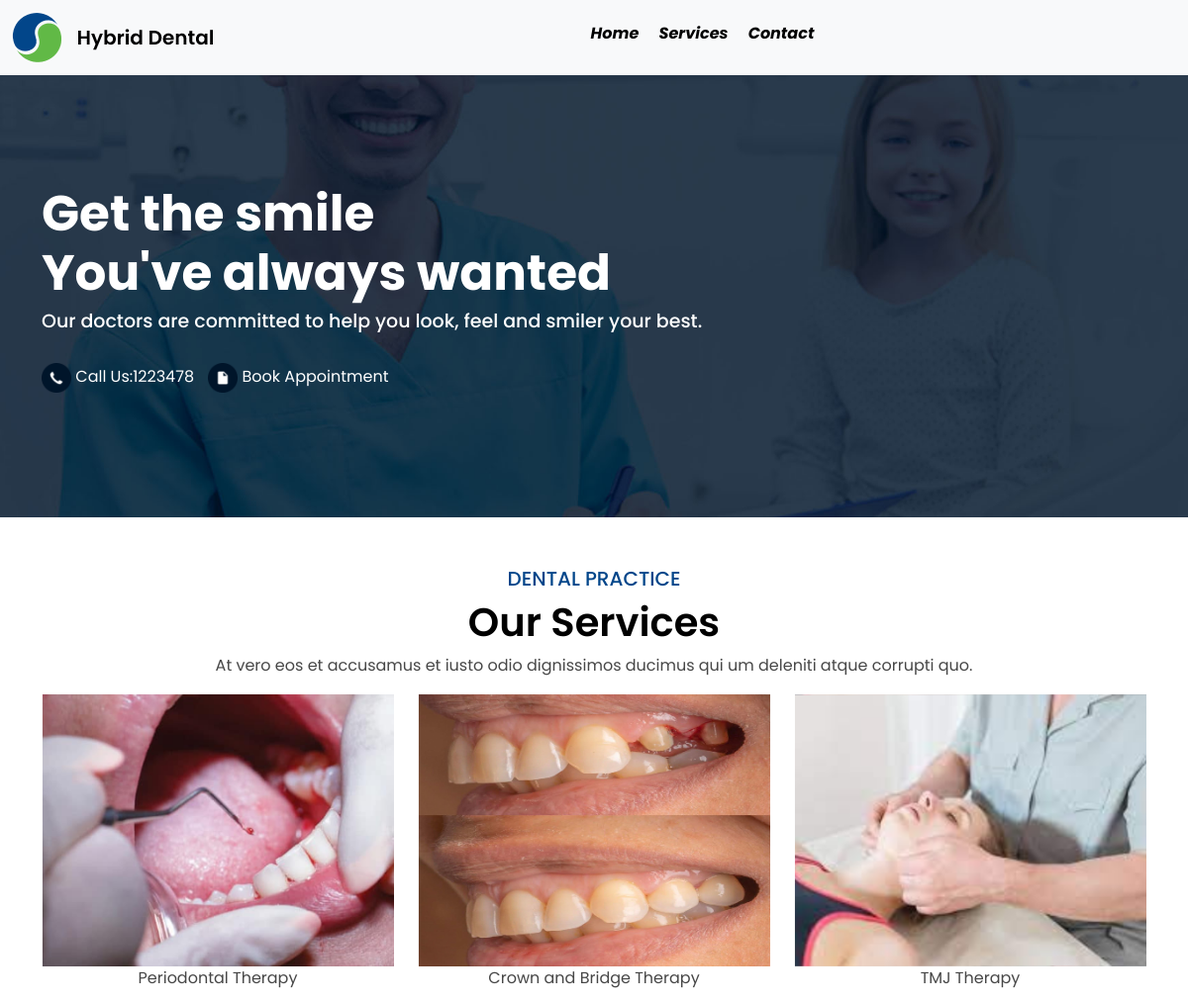
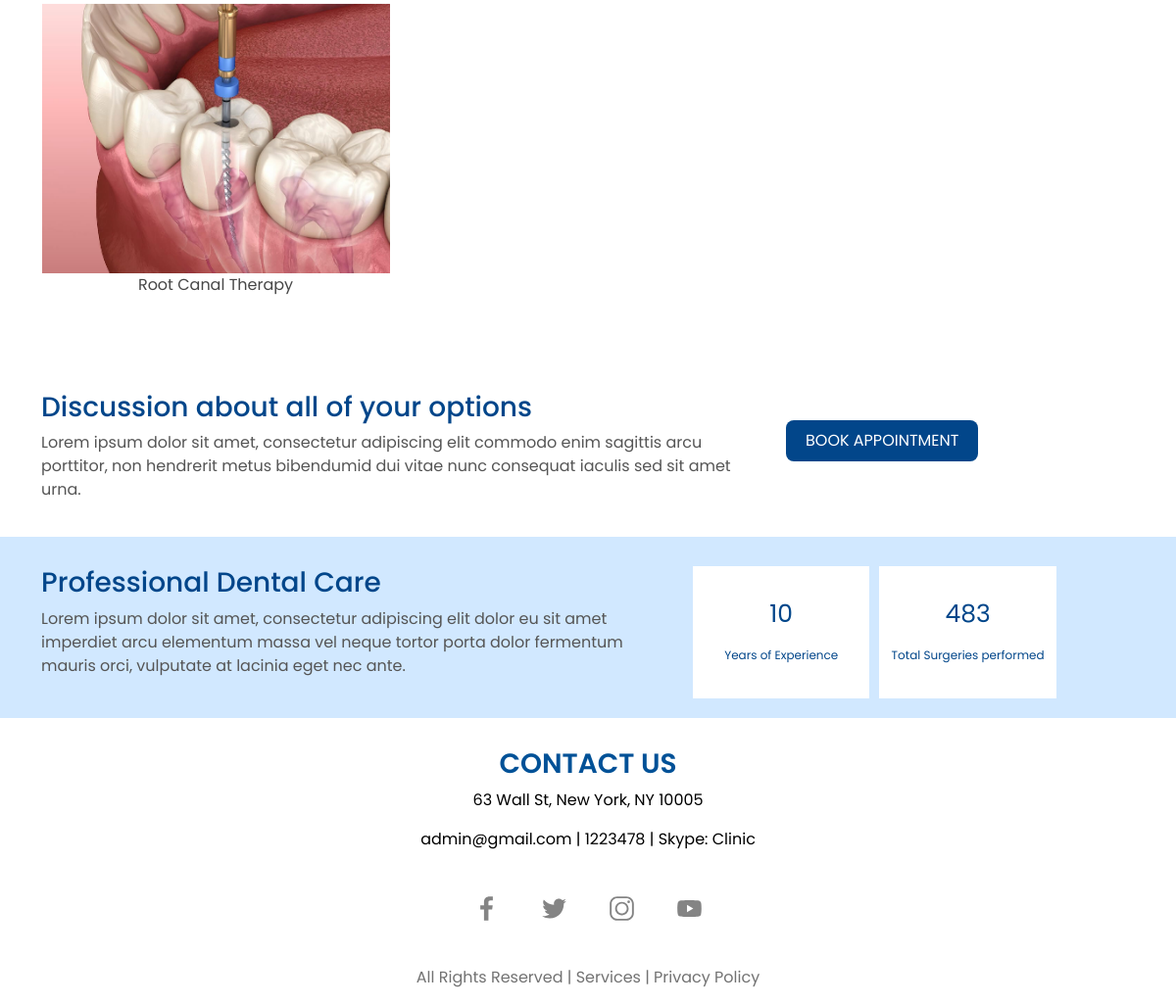
/services/, run on an earlier commit of the app's database (2 pictures, top to bottom).
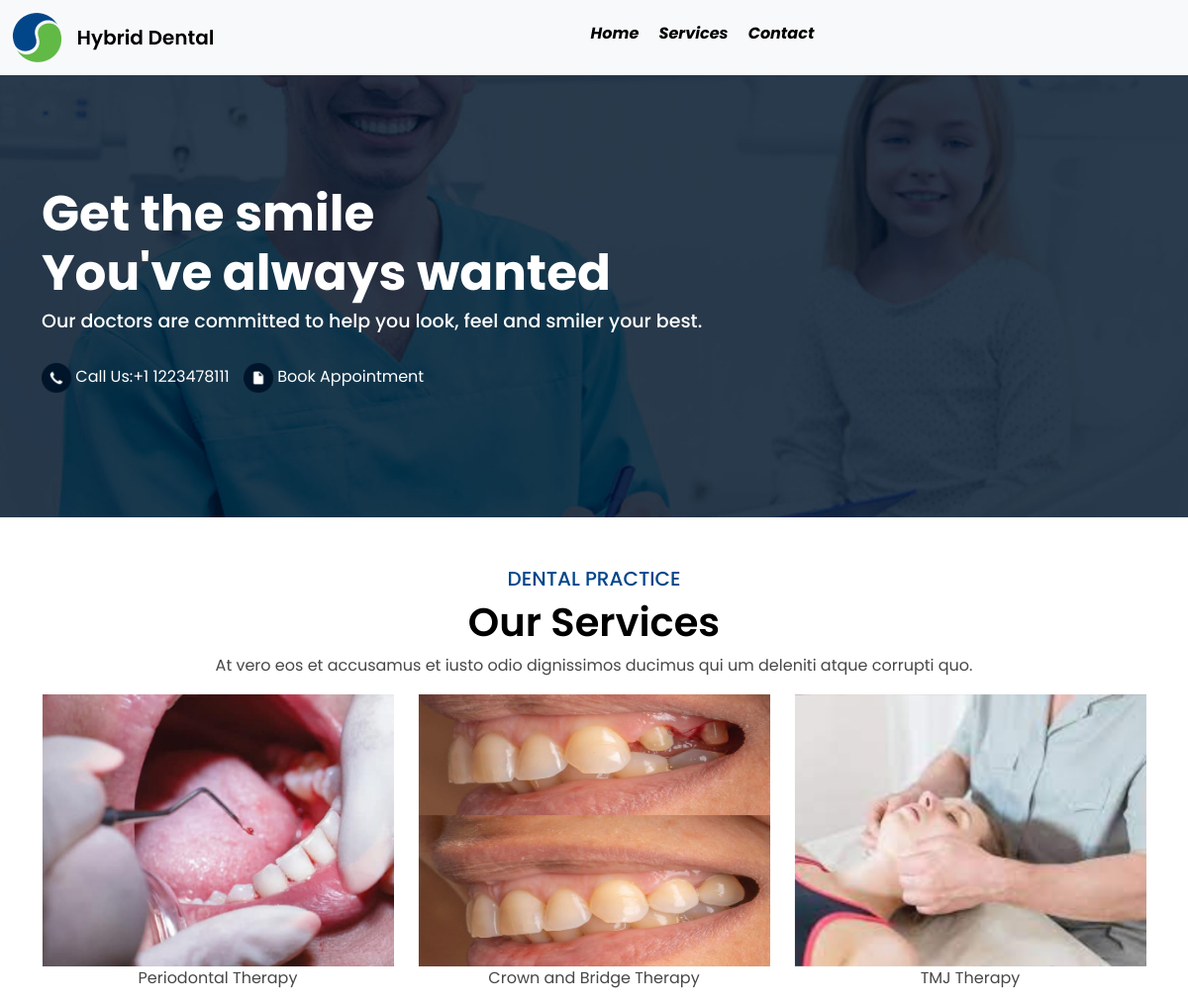
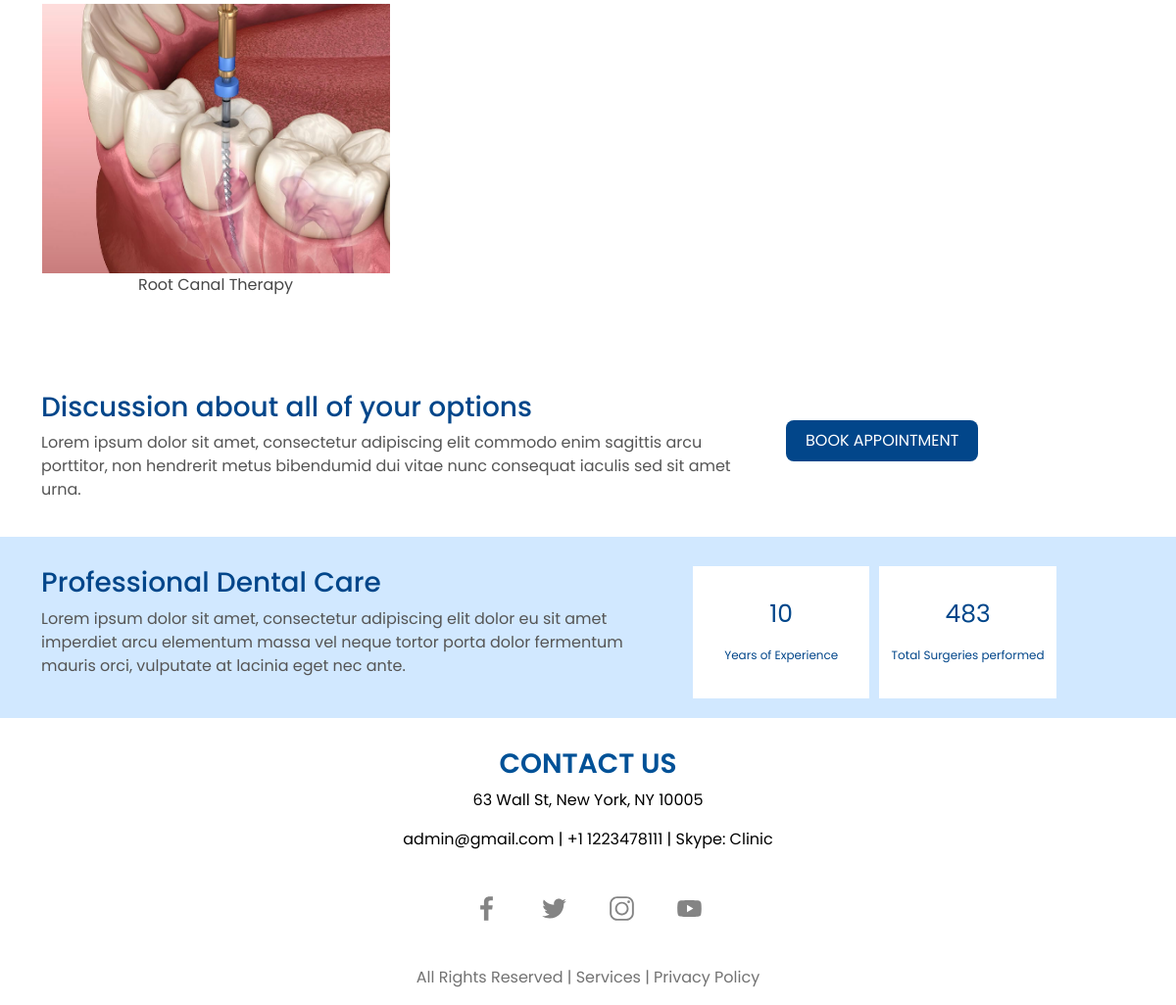
And on a later commit of the database (2 pictures, top to bottom).
### Website/models.py (models this page shows, shortened)
class ServiceDashboard(models.Model):
    quote = models.CharField(max_length=1000, null=True, blank=True)
    content = models.CharField(max_length=1000, null=True, blank=True)
    image = models.ImageField(upload_to='pictures', null=True, blank=True)

class ContactDetails(models.Model):
    clinic_name = models.CharField(max_length=200, null=True, blank=True)
    logo = models.ImageField(upload_to='pictures', null=True, blank=True)
    email = models.EmailField(null=True, blank=True)
    phone_number = models.CharField(max_length=13, null=True, blank=True)
    address = models.CharField(max_length=200, null=True, blank=True)
    instagram_link = models.CharField(max_length=200, null=True, blank=True)
    fb_link = models.CharField(max_length=200, null=True, blank=True)
    twitter_link = models.CharField(max_length=200, null=True, blank=True)
    youtube_link = models.CharField(max_length=200, null=True, blank=True)
    opening_time = models.TimeField(null=True, blank=True)
    closing_time = models.TimeField(null=True, blank=True)

class OurServices(models.Model):
    service_name = models.CharField(max_length=1000, null=True, blank=True)
    image = models.ImageField(upload_to='pictures', null=True, blank=True)

### Website/views.py (the view)
# urls.py: path("services/", Services.as_view(), name="services"),
class Services(View):
    def get(self, request, *args, **kwargs):
        content = dict()
        content['abc'] = ServiceDashboard.objects.last()
        content['all_services'] = OurServices.objects.all()
        content['contact_details'] = ContactDetails.objects.all().last()
        return render(request, "services.html", content)

### templates/services.html (shortened to what this page needs)
{% load static %}
<!doctype html>
<html lang="en">
<head>
    <link rel="stylesheet" href="{% static 'assets/css/bootstrap.min.css' %}">
    <link rel="stylesheet" href="{% static 'assets/css/custom.css' %}" />
    <link rel="stylesheet" href="{% static 'assets/css/responsive.css' %}" />
</head>
<body>
<nav class="navbar navbar-expand-lg navbar-light bg-light">
    <div class="container-fluid">
        <a class="navbar-brand" href="#">
            <img src="{% static 'assets/images/logo.png' %}" />
        </a>
        <div class="collapse navbar-collapse" id="navbarSupportedContent">
        <ul class="navbar-nav m-auto mb-2 mb-lg-0">
            <li class="nav-item">
            <a class="nav-link active" aria-current="page" href="{% url 'dashboard' %}"><h6><strong style="font-style: italic;">Home</strong></h6></a>
            </li>
            <li class="nav-item">
            <a class="nav-link" href="{% url 'services' %}"><h6><strong style="font-style: italic;">Services</strong></h6></a>
            </li>
            <li class="nav-item">
            <a class="nav-link" href="{% url 'contact' %}"><h6><strong style="font-style: italic;" >Contact</strong></h6></a>
            </li>
        </ul>
        </div>
    </div>
</nav>
<section class="main-banner-section services-banner" data-image="{{abc.image.url}}">
    <div class="container">
        <div class="row">
            <div class="col-lg-12">
                <div class="main-banner-content">
                    <h1>{{abc.quote|slice:"14"}} <br>{{abc.quote|slice:"14::"}}</h1>
                    <h4>{{abc.content}}</h4>
                    <ul>
                        <li><a href="#"><img src="{% static 'assets/images/phone.png' %}" /> Call Us:{{contact_details.phone_number}}</a></li>
                        <li><a href="{% url 'new-user' %}"><img src="{% static 'assets/images/book-appointment.PNG' %}" /> Book Appointment</a></li>
                    </ul>
                </div>
            </div>
        </div>
    </div>
</section>
<section class="services">
    <div class="container">
        <div class="row">
            <div class="col-md-12">
                <div class="services-content">
                    <h3>DENTAL PRACTICE</h3>
                    <h1>Our Services</h1>
                    <p>At vero eos et accusamus et iusto odio dignissimos ducimus qui um deleniti atque corrupti quo.</p>
                    <div class="filter-portfolio wow fadeIn animated" data-wow-duration="1s" data-wow-offset="50" data-wow-delay="1s">
                    <div class="mt-55 portfolio-filter">
                        <div class="mixitup-content" id="mixitupContent">
                            <div class="row">
                                {% for service in all_services %}
                                <div class="col-lg-4 col-md-4 col-sm-4">
                                 <div class="mix general-dentistry">
                                     <div class="portfolio-grid  no-padding">
                                        <div class="portfolio-item">
                                           <div class="portfolio-img">
                                              <a class="html5lightbox" href="{% static 'assets/images/periodontal.png' %}">
                                              <img src="{{service.image.url}}" alt="Periodontal">
                                              </a>
                                              <p>{{service.service_name}}</p>
                                           </div>
                                        </div>
                                     </div>
                                 </div>
                            </div>
                            {% endfor %}
                            </div>
                            </div>
                        </div>
            </div>
    </div>
                </div>
            </div>
        </div>
</section>
<section class="appointment-section">
    <div class="container">
        <div class="row">
            <div class="col-lg-8">
                <div class="appointment-content">
                    <h3>Discussion about all of your options</h3>
                    <p>Lorem ipsum dolor sit amet, consectetur adipiscing elit commodo enim sagittis arcu porttitor, non hendrerit metus bibendumid dui vitae nunc consequat iaculis sed sit amet urna.</p>
                </div>
            </div>
            <div class="col-lg-4">
                <div class="appointment-btn">
                    <a href="{% url 'new-user' %}">BOOK APPOINTMENT</a>
                </div>
            </div>
        </div>
    </div>
</section>
<section class="appointment-section potentail-section">
    <div class="container">
        <div class="row">
            <div class="col-lg-7">
                <div class="appointment-content">
                    <h3>Professional Dental Care</h3>
                    <p>Lorem ipsum dolor sit amet, consectetur adipiscing elit dolor eu sit amet imperdiet arcu elementum massa vel neque tortor porta dolor fermentum mauris orci, vulputate at lacinia eget nec ante.</p>
                </div>
            </div>
            <div class="col-lg-5">
                <div class="appointment-btn">
                    <ul>
                        <li>10 <br /> <span>Years of Experience</span></li>
                        <li>483 <br /> <span>Total Surgeries performed</span></li>
                    </ul>
                </div>
            </div>
        </div>
    </div>
</section>
<section class="footer">
    <div class="container">
        <div class="row">
            <div class="col-lg-12">
                <div class="footer-content">
                    <h3>CONTACT US</h3>
                    <p>{{contact_details.address}}</p>
                    <p><a href="mailto:company@email.com">{{contact_details.email}}</a> | <a href="tel:+848/8935-432">{{contact_details.phone_number}}</a> | <a href="javascript:void(0);">Skype: {{contact_details.clinic_name}}</a></p>
                    <ul>
                        <li><a href="{{contact_details.fb_link}}"><img src="{% static 'assets/images/facebook.svg' %}" /></a></li>
                        <li><a href="{{contact_details.twitter_link}}"><img src="{% static 'assets/images/twitter.svg' %}" /></a></li>
                        <li><a href="{{contact_details.instagram_link}}"><img src="{% static 'assets/images/instagram.svg' %}" /></a></li>
                        <li><a href="{{contact_details.youtube_link}}"><img src="{% static 'assets/images/youtube.svg' %}" /></a></li>
                    </ul>
                    <p class="copyright-text">All Rights Reserved | Services | Privacy Policy</p>
                </div>
            </div>
        </div>
    </div>
</section>
</body>
</html>

### get_static/assets/css/custom.css (style rules this page uses)
body { margin: 0; font-family: 'Poppins', sans-serif; }
.navbar .navbar-collapse .navbar-nav .nav-item .nav-link { color: #000; font-weight: 600; transition: all 0.2s ease-in-out }
.main-banner-section { background: url(../images/banner.JPG); background-size: cover; padding: 110px 0; }
.main-banner-section .main-banner-content h4 { color: #02468a; font-size: 19px; }
.main-banner-section .main-banner-content h1 { font-weight: bold; font-size: 50px; color: #000; }
.main-banner-section .main-banner-content a { background: #00152a; text-decoration: none; color: #fff; padding: 8px 8px; border-radius: 5px; }
.appointment-section { padding: 30px 0 20px 0; }
.appointment-section ul { padding: 0; margin: 0; }
.appointment-section ul li { display: inline-block; width: 19%; }
.footer .footer-content { text-align: center; }
.footer .footer-content h3 { color: #005197; font-weight: 600; }
.footer .footer-content p { color: #000; }
.footer .footer-content p a { color: #000; text-decoration: none; }
.footer .footer-content ul { padding: 30px 0; }
.footer .footer-content ul li { display: inline-block; margin: 0 20px; }
.footer .footer-content ul li a img { width: 100%; max-width: 25px; }
.footer .footer-content .copyright-text { color: #727272; }
.services-banner { background: url(../images/service-banner.jpg); background-size: cover; }
.services-banner .main-banner-content h1, .services-banner .main-banner-content h4 { color: #fff; }
.services-banner .main-banner-content ul { padding: 0; margin-top: 30px; }
.services-banner .main-banner-content ul li { list-style-type: none; display: inline-block; margin-right: 10px; }
.services-banner .main-banner-content ul li a { padding: 0; background: transparent; }
.services-banner .main-banner-content ul li a img { width: 100%; max-width: 30px; }
.services { padding: 50px 0; }
.services .services-content h3 { color: #02468a; text-align: center; font-size: 20px }
.services .services-content h1 { color: #000; font-weight: 600; text-align: center; }
.services .services-content p { color: #474747; text-align: center; }
.mixitup-content .mix { display: none; }
.portfolio-filter .mixitup-content .portfolio-item img { width: 100%; }
.appointment-section .appointment-content h3 { color: #02468a; }
.appointment-section .appointment-content p { color: #555; }
.appointment-section .appointment-btn a { background: #02468a; text-decoration: none; color: #fff; float: left; padding: 9px 20px; border-radius: 8px; margin-top: 30px; }
.potentail-section { background: #d1e8ff; margin-bottom: 30px; }
.potentail-section .appointment-btn ul { padding: 0; }
.potentail-section .appointment-btn ul li { float: left; color: #02468a; font-size: 25px; width: 40%; text-align: center; padding: 30px 10px; background: #fff; margin: 0 10px 0 0; }
.potentail-section .appointment-btn ul li span { font-size: 12px; }

What changed in the data, as far as the page shows it:
changed ContactDetails "63 Wall St, New York, NY 10005": phone_number "1223478" → "+1 1223478111"
